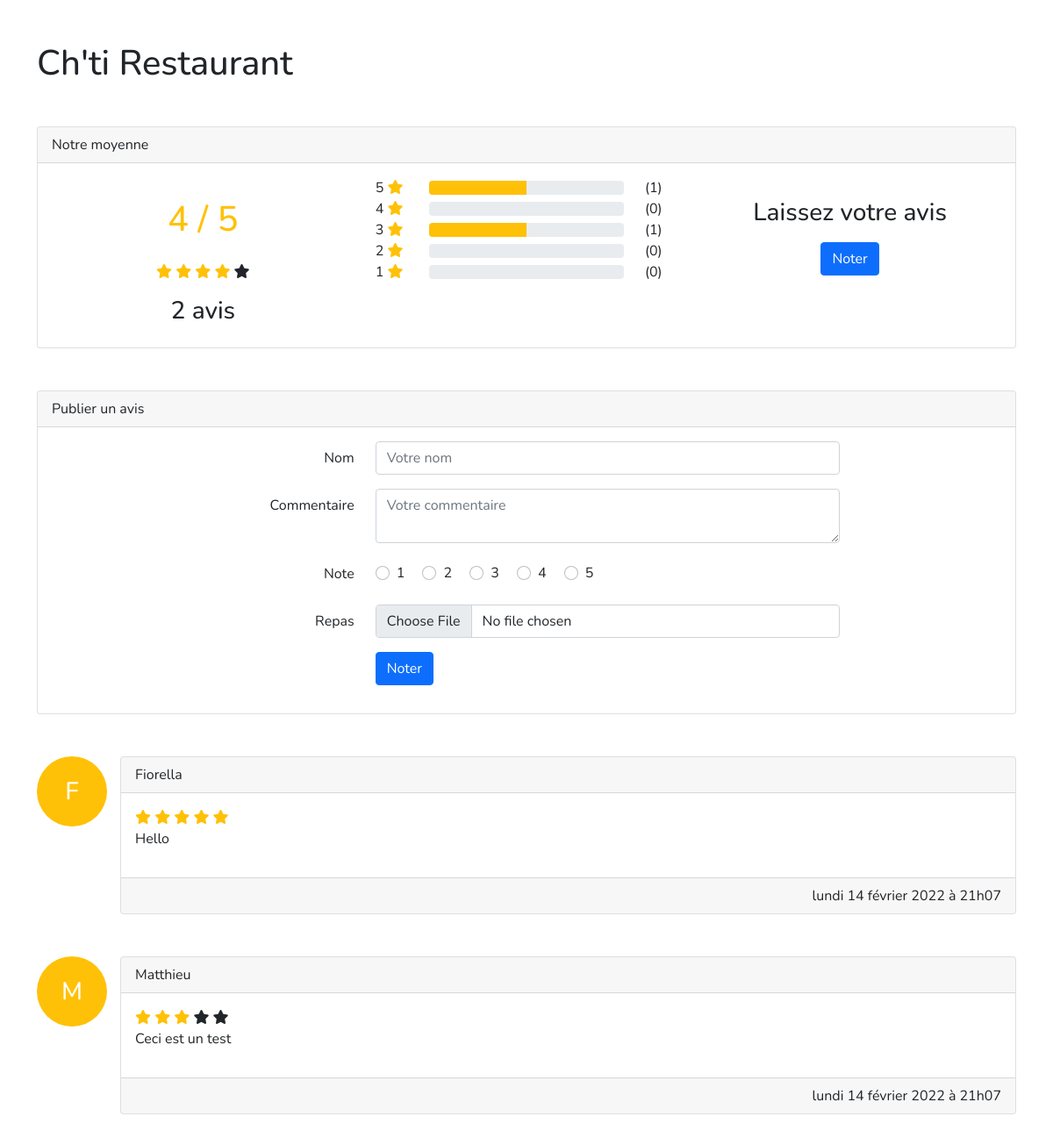
Before: / with the older database file.
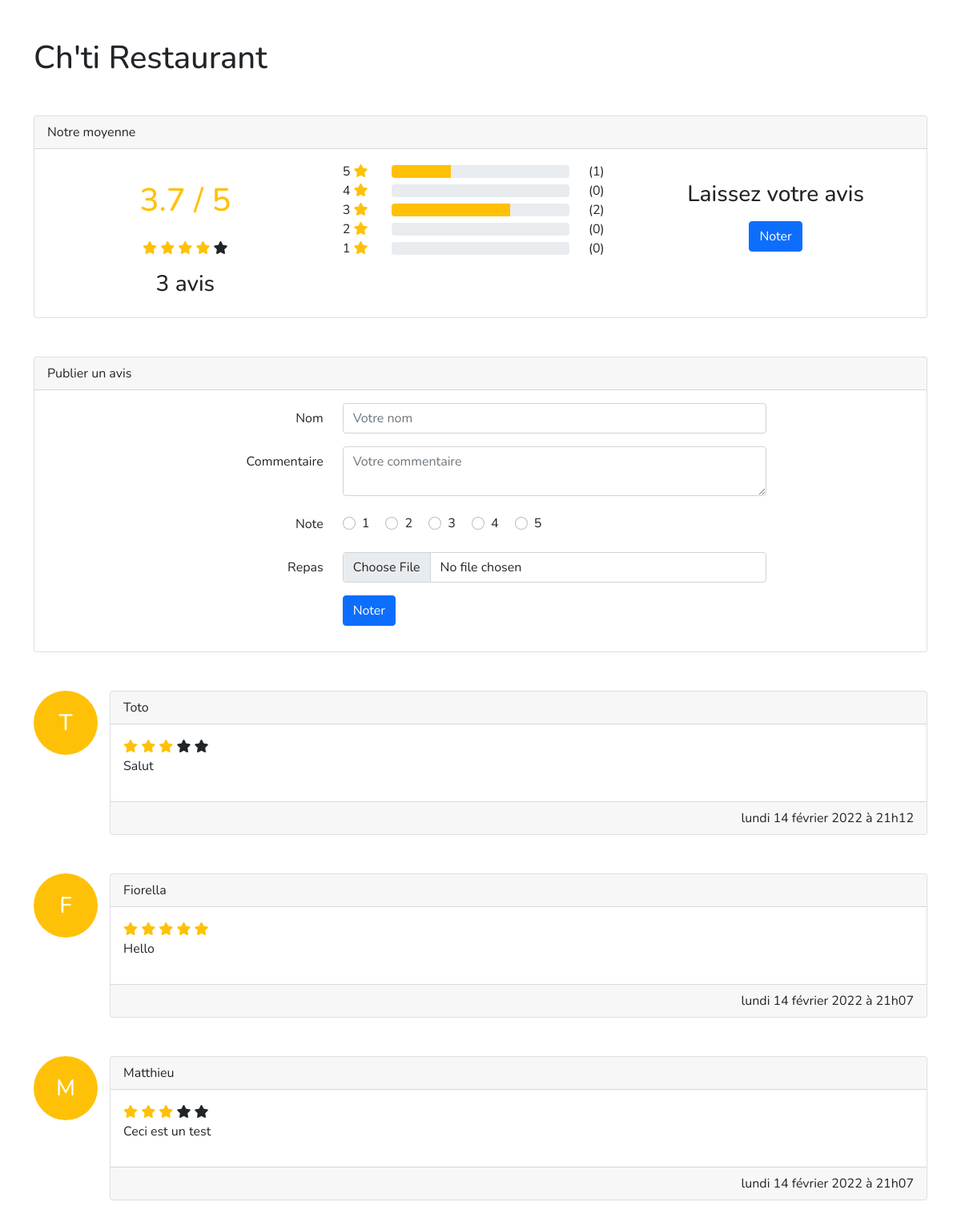
After: the same page with the newer database file.
### tables this page shows
CREATE TABLE `reviews` (
  `id` int(11) NOT NULL,
  `name` varchar(255) NOT NULL,
  `review` text NOT NULL,
  `note` int(11) NOT NULL,
  `created_at` timestamp NOT NULL DEFAULT current_timestamp() ON UPDATE current_timestamp(),
  `image` varchar(255) DEFAULT NULL
);

### helpers.php (called while the page is built, shortened)
<?php
function reviews_avg($reviews) {
    return array_sum(array_column($reviews, 'note')) / count($reviews);
}
function reviews_count_note($reviews, $note) {
    $count = 0;
    foreach ($reviews as $review) {
        if ($review['note'] == $note) {
            $count++;
        }
    }
    return $count;
}
function reviews_percentage_note($reviews, $note) {
    return reviews_count_note($reviews, $note) * 100 / count($reviews);
}
function format_date($string) {
    $date = date('l j F Y à H\hi', strtotime($string));
    $date = str_replace(
        ['Monday', 'Tuesday', 'Wednesday', 'Thursday', 'Friday', 'Saturday', 'Sunday'],
        ['lundi', 'mardi', 'mercredi', 'jeudi', 'vendredi', 'samedi', 'dimanche'],
        $date
    );
    $date = str_replace(
        ['January', 'February', 'March', 'April', 'May', 'June', 'July', 'August', 'September', 'October', 'November', 'December'],
        ['janvier', 'février', 'mars', 'avril', 'mai', 'juin', 'juillet', 'août', 'septembre', 'octobre', 'novembre', 'décembre'],
        $date
    );
    return $date;
}
function db() {
    $db = new PDO('mysql:host=localhost;dbname=exercice-sql-1;charset=utf8', 'root', '');
    $db->setAttribute(PDO::ATTR_ERRMODE, PDO::ERRMODE_EXCEPTION);
    return $db;
}
function select($sql) {
    return db()->query($sql)->fetchAll();
}
function post($key) {
    return $_POST[$key] ?? null;
}

### index.php (the view, shortened to what this page needs)
<?php
    require 'helpers.php';
    $name = post('name');
    $review = post('review');
    $success = null;
    $reviews = select('SELECT * FROM reviews ORDER BY created_at DESC');
?>
<!DOCTYPE html>
<html lang="fr">
<head>
    <link href="https://cdn.jsdelivr.net/npm/bootstrap@5.1.3/dist/css/bootstrap.min.css" rel="stylesheet">
    <link href="https://cdnjs.cloudflare.com/ajax/libs/font-awesome/6.0.0/css/all.min.css" rel="stylesheet">
    <link href="app.css" rel="stylesheet">
</head>
<body>
    <div class="container">
        <h1 class="my-5">Ch'ti Restaurant</h1>
        <div class="card">
            <div class="card-header">Notre moyenne</div>
            <div class="card-body">
                <div class="row">
                    <div class="col-lg-4 text-center">
                        <h1 class="text-warning my-4">
                            <?= round(reviews_avg($reviews), 1); ?> / 5
                        </h1>
                        <div class="mb-3">
                            <?php for ($i = 0; $i < 5; $i++) { ?>
                            <i class="fas fa-star mr-1 <?= ($i < ceil(reviews_avg($reviews))) ? 'text-warning' : ''; ?>"></i>
                            <?php } ?>
                        </div>
                        <h3><?= count($reviews); ?> avis</h3>
                    </div>
                    <div class="col-lg-4">
                        <?php for ($i = 5; $i > 0; $i--) { ?>
                        <div class="row align-items-center">
                            <div class="col">
                                <?= $i; ?> <i class="fas fa-star text-warning"></i>
                            </div>
                            <div class="col-8">
                                <div class="progress">
                                    <div class="progress-bar bg-warning" role="progressbar" style="width: <?= reviews_percentage_note($reviews, $i); ?>%" aria-valuenow="25" aria-valuemin="0" aria-valuemax="100"></div>
                                </div>
                            </div>
                            <div class="col">(<?= reviews_count_note($reviews, $i); ?>)</div>
                        </div>
                        <?php } ?>
                    </div>
                    <div class="col-lg-4 text-center">
                        <h3 class="mt-4 mb-3">Laissez votre avis</h3>
                        <button type="button" class="btn btn-primary">Noter</button>
                    </div>
                </div>
            </div>
        </div>
        <?php if ($success) { ?>
            <div class="alert alert-success mt-5">
                <?= $success; ?>
            </div>
            <a href="index.php">Ajouter un autre commentaire</a>
        <?php } else { ?>
            <div class="card mt-5">
                <div class="card-header">Publier un avis</div>
                <div class="card-body">
                    <form action="" method="post" enctype="multipart/form-data">
                        <div class="mb-3 row">
                            <label for="name" class="col-lg-4 col-form-label text-lg-end">Nom</label>
                            <div class="col-lg-6">
                                <input type="text" class="form-control" name="name" id="name" placeholder="Votre nom" value="<?= $name; ?>">
                            </div>
                        </div>
                        <div class="mb-3 row">
                            <label for="review" class="col-lg-4 col-form-label text-lg-end">Commentaire</label>
                            <div class="col-lg-6">
                                <textarea class="form-control" name="review" id="review" placeholder="Votre commentaire"><?= $review; ?></textarea>
                            </div>
                        </div>
                        <div class="mb-3 row align-items-center">
                            <label for="note" class="col-lg-4 col-form-label text-lg-end">Note</label>
                            <div class="col-lg-6">
                                <?php for ($i = 1; $i <= 5; $i++) { ?>
                                <div class="form-check form-check-inline">
                                    <input class="form-check-input" type="radio" name="note" id="note-<?= $i; ?>" value="<?= $i; ?>">
                                    <label class="form-check-label" for="note-<?= $i; ?>"><?= $i; ?></label>
                                </div>
                                <?php } ?>
                            </div>
                        </div>
                        <div class="mb-3 row">
                            <label for="meal" class="col-lg-4 col-form-label text-lg-end">Repas</label>
                            <div class="col-lg-6">
                                <input type="file" class="form-control" name="meal" id="meal" placeholder="Votre repas">
                            </div>
                        </div>
                        <div class="mb-3 row">
                            <div class="col-lg-6 offset-lg-4">
                                <button class="btn btn-primary">Noter</button>
                            </div>
                        </div>
                    </form>
                </div>
            </div>
        <?php } ?>
        <div class="py-5">
            <?php foreach ($reviews as $review) { ?>
            <div class="row mb-5">
                <div class="col-lg-1">
                    <div class="rounded-circle bg-warning text-white avatar">
                        <h3 class="text-center"><?= $review['name'][0]; ?></h3>
                    </div>
                </div>
                <div class="col-lg-11">
                    <div class="card">
                        <div class="card-header"><?= $review['name']; ?></div>
                        <div class="card-body">
                            <div class="d-flex justify-content-between">
                                <div>
                                    <?php for ($i = 0; $i < 5; $i++) { ?>
                                    <i class="fas fa-star mr-1 <?= ($i < $review['note']) ? 'text-warning' : ''; ?>"></i>
                                    <?php } ?>
                                    <p><?= $review['review']; ?></p>
                                </div>
                            </div>
                        </div>
                        <div class="card-footer text-end"><?= format_date($review['created_at']); ?></div>
                    </div>
                </div>
            </div>
            <?php } ?>
        </div>
    </div>
</body>
</html>

### app.css (style rules this page uses)
body { font-family: 'Nunito', sans-serif; }
.avatar { width: 80px; height: 80px; }
.avatar h3 { line-height: 80px; }

Changed rows visible on the page:
added reviews: name "T", name "Toto", note 3 (drawn), review "Salut", created_at "lundi 14 février 2022 à 21h12"
Other visible differences:
reviews_avg($reviews): "4" → "3.7"
count($reviews): "2" → "3"
reviews_percentage_note($reviews, $i): 50 → 33.333333333333 (drawn)
new list line: "3 ( 2 )"
list line gone: "3 ( 1 )"
